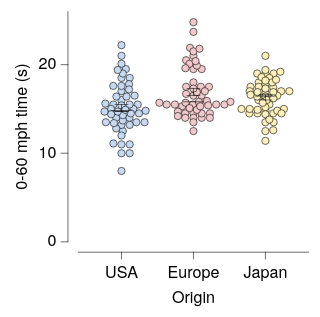

Write a Vega-Lite specification for this figure.
### Vega-Lite specification from a JSON file in a GitHub repository (floating-point values rounded to 4 significant figures; data arrays with more than 128 entries replaced by an {"elided": "..."} marker saying what was removed)
{"background": null, "config": {"arc": {"fill": "#DBDBDB", "fillOpacity": 1.0, "innerRadius": 25.0, "padAngle": 0.03, "stroke": "black", "strokeOpacity": 1, "strokeWidth": 0.25}, "area": {"fill": "#DBDBDB", "fillOpacity": 1.0, "stroke": "black", "strokeOpacity": 1, "strokeWidth": 0.25}, "axis": {"domain": true, "domainCap": "round", "domainColor": "black", "domainWidth": 0.25, "grid": false, "gridCap": "round", "gridColor": "#F1F1F1", "gridDash": [0, 0], "gridOpacity": 1.0, "gridWidth": 0.25, "labelColor": "black", "labelFont": "Helvetica Neue", "labelFontSize": 7, "labelFontStyle": "normal", "labelFontWeight": 400, "offset": 4.5, "ticks": true, "tickCap": "round", "tickColor": "black", "tickRound": false, "tickSize": 3, "tickWidth": 0.25, "titleColor": "black", "titleFont": "Helvetica Neue", "titleFontSize": 7, "titleFontStyle": "normal", "titleFontWeight": 400}, "axisX": {"domain": true, "labelAlign": "center", "labelAngle": 0, "labels": true, "ticks": true, "translate": 0}, "axisY": {"domain": true, "labelAlign": "right", "labelAngle": 0, "labels": true, "ticks": true, "translate": 0}, "axisRight": {"domain": true, "labelAlign": "left", "labelAngle": 0, "labels": true, "ticks": true, "translate": 0}, "axisTop": {"domain": true, "labelAlign": "center", "labelAngle": 0, "labels": true, "ticks": true, "translate": 0}, "axisBand": {"tickOffset": 0}, "bar": {"fill": "#DBDBDB", "fillOpacity": 1.0, "stroke": "black", "strokeOpacity": 1, "strokeWidth": 0.25}, "boxplot": {"size": 9.0, "ticks": {"cornerRadius": 0.25, "fill": "black", "size": 4.5, "thickness": 0.25}, "box": {"fillOpacity": 1.0, "stroke": "black", "strokeOpacity": 1, "strokeWidth": 0.25}, "median": {"fill": "black", "fillOpacity": 1.0, "size": 9.0, "thickness": 0.25}, "rule": {"fill": "black", "fillOpacity": 1.0, "size": 10.0, "stroke": "black", "strokeDash": [0, 0], "strokeOpacity": 1, "strokeWidth": 0.25}, "outliers": {"color": "black", "fill": "black", "fillOpacity": 1.0, "size": 0, "stroke": "black", "strokeOpacity": 1, "strokeWidth": 0.25}}, "circle": {"fill": "black", "fillOpacity": 1.0, "size": 0.5, "stroke": null, "strokeOpacity": 1, "strokeWidth": 0.25}, "errorband": {"band": {"fillOpacity": 0.6, "stroke": null, "strokeWidth": 0.25, "strokeOpacity": 1}, "borders": {"opacity": 0, "strokeOpacity": 0.25, "strokeWidth": 1}}, "errorbar": {"opacity": 1, "rule": {"strokeDash": [0, 0], "strokeWidth": 0.25}, "ticks": {"color": "black", "cornerRadius": 0.125, "opacity": 1, "size": 6.0, "thickness": 0.25}, "thickness": 0.25}, "font": "Helvetica Neue", "geoshape": {"fill": "#DBDBDB", "fillOpacity": 1.0, "stroke": "black", "strokeOpacity": 1, "strokeWidth": 0.25}, "header": {"labelColor": "black", "labelFont": "Helvetica Neue", "labelFontSize": 7, "labelFontStyle": "normal", "labelFontWeight": 400, "titleColor": "black", "titleFont": "Helvetica Neue", "titleFontSize": 7, "titleFontStyle": "normal", "titleFontWeight": 400, "titlePadding": 0}, "legend": {"disable": false, "offset": 4.5, "gradientLength": 50.0, "gradientThickness": 5.0, "gradientOpacity": 1.0, "gradientStrokeColor": "black", "gradientStrokeWidth": 0.25, "labelColor": "black", "labelFont": "Helvetica Neue", "labelFontSize": 7, "labelFontStyle": "normal", "labelFontWeight": 400, "strokeColor": "black", "strokeWidth": 0, "symbolSize": 42, "symbolStrokeColor": "black", "symbolStrokeWidth": 0.25, "titleColor": "black", "titleFont": "Helvetica Neue", "titleFontSize": 7, "titleFontStyle": "normal", "titleFontWeight": 400}, "line": {"color": "black", "stroke": "black", "strokeCap": "round", "strokeDash": [0, 0], "strokeOpacity": 1, "strokeWidth": 0.375}, "point": {"filled": true, "fill": "#DBDBDB", "fillOpacity": 1.0, "size": 5.0, "stroke": "black", "strokeOpacity": 1, "strokeWidth": 0.25}, "range": {"category": ["#C6D9F1", "#F1C9CB", "#FEF0B9", "#CEE37A", "#7AA8E0", "#E589A3", "#FDDD5D", "#68B961", "#4177B1", "#C35082", "#E5C227", "#438156"], "diverging": {"scheme": ["#C35082", "#CE6D94", "#D989A7", "#E2A4BA", "#EABFCE", "#F1DBE2", "#F6F6F6", "#D7E0EB", "#B9CBE0", "#9BB6D5", "#7DA1C9", "#5F8CBD", "#4177B1"]}, "heatmap": {"scheme": ["#DFE9F7", "#C6D9F1", "#ADC8EC", "#94B8E6", "#7AA8E0", "#6097DA", "#4D87CA", "#4177B1", "#386898", "#2F597F", "#264A69", "#1D3A58"]}, "ordinal": {"scheme": ["#F1F1F1", "#DBDBDB", "#C6C6C6", "#B2B2B2", "#9D9D9D", "#898989", "#767676", "#636363", "#515151", "#404040", "#2F2F2F", "#1F1F1F"]}, "ramp": {"scheme": ["#DFE9F7", "#C6D9F1", "#ADC8EC", "#94B8E6", "#7AA8E0", "#6097DA", "#4D87CA", "#4177B1", "#386898", "#2F597F", "#264A69", "#1D3A58"]}}, "rule": {"color": "black", "stroke": "black", "strokeCap": "round", "strokeDash": [2, 2], "strokeOpacity": 1, "strokeWidth": 0.25}, "scale": {"bandPaddingInner": 0.1, "bandPaddingOuter": 0.1, "round": false}, "rect": {"fill": "#DBDBDB", "fillOpacity": 1.0, "stroke": "black", "strokeOpacity": 1, "strokeWidth": 0.25}, "square": {"fill": "#DBDBDB", "fillOpacity": 1.0, "size": 10.0, "stroke": "black", "strokeOpacity": 1, "strokeWidth": 0.25}, "text": {"color": "black", "font": "Helvetica Neue", "fontSize": 7, "fontStyle": "normal", "fontWeight": 400}, "title": {"anchor": "middle", "frame": "group", "color": "black", "font": "Helvetica Neue", "fontSize": 7, "fontStyle": "normal", "fontWeight": 400, "subtitleColor": "black", "subtitleFont": "Helvetica Neue", "subtitleFontSize": "Helvetica Neue", "subtitleFontStyle": "normal", "subtitleFontWeight": 400}, "view": {"continuousWidth": 100, "continuousHeight": 100, "discreteWidth": 100, "discreteHeight": 100, "fill": null, "stroke": null, "strokeWidth": 0.25}}, "layer": [{"data": {"name": "data-fff8341856742b0cfe310aaeede7bc4a"}, "mark": {"type": "circle", "opacity": 1.0, "size": 10.0, "stroke": "black", "strokeOpacity": 1, "strokeWidth": 0.25}, "encoding": {"color": {"field": "Origin", "legend": null, "sort": ["USA", "Europe", "Japan"], "title": null, "type": "nominal"}, "x": {"axis": {}, "field": "Origin", "sort": ["USA", "Europe", "Japan"], "title": "Origin", "type": "nominal"}, "xOffset": {"field": "beeswarm_x", "scale": {"domain": [-16.06, 16.06], "range": [-3.559, 28.56]}, "type": "quantitative"}, "y": {"field": "Acceleration", "title": "0-60 mph time (s)", "type": "quantitative"}}}, {"data": {"name": "data-d979443d4e9b399518cd2fcbb34b9d6d"}, "mark": {"type": "errorbar"}, "encoding": {"x": {"axis": {}, "field": "Origin", "sort": ["USA", "Europe", "Japan"], "title": "Origin", "type": "nominal"}, "y": {"field": "__mean", "title": "0-60 mph time (s)", "type": "quantitative"}, "yError": {"field": "__error"}}}, {"data": {"name": "data-fff8341856742b0cfe310aaeede7bc4a"}, "mark": {"type": "boxplot", "box": {"fillOpacity": 0, "strokeOpacity": 0}, "outliers": {"opacity": 0}, "rule": {"strokeOpacity": 0}, "ticks": false}, "encoding": {"x": {"axis": {}, "field": "Origin", "sort": ["USA", "Europe", "Japan"], "title": "Origin", "type": "nominal"}, "y": {"field": "Acceleration", "title": "0-60 mph time (s)", "type": "quantitative"}}}], "$schema": "https://vega.github.io/schema/vega-lite/v6.4.1.json", "datasets": {"data-fff8341856742b0cfe310aaeede7bc4a": {"elided": "150 records"}, "data-d979443d4e9b399518cd2fcbb34b9d6d": [{"Origin": "USA", "__mean": 15.11, "__error": 0.4137, "__dysonsphere__": 1}, {"Origin": "Europe", "__mean": 16.94, "__error": 0.4011, "__dysonsphere__": 1}, {"Origin": "Japan", "__mean": 16.3, "__error": 0.2857, "__dysonsphere__": 1}]}}
